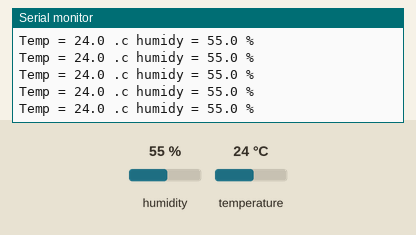
Simulated run of this program. Board: ATmega328P, built with avr-gcc and emulated at 16 MHz. Shown: the last lines printed to the serial monitor. Wiring (inferred from the names in the program): DHT11 sensor: data PD2. The inputs (shaded band) are chosen by the test bench; at power-on: temperature 24 °C, humidity 55 %.

Above: at 1.2 s.
1.3 s: temperature set to 0 °C
At 1.44 s:
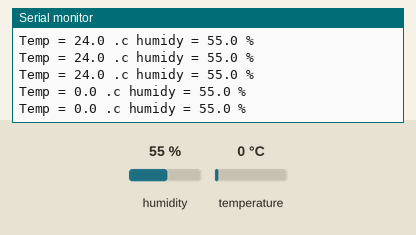
4.3 s: humidity set to 22 %
At 4.35 s:
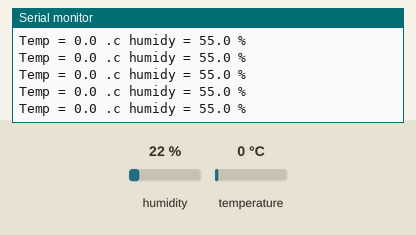
5.8 s: humidity set to 40 %
At 5.8 s:
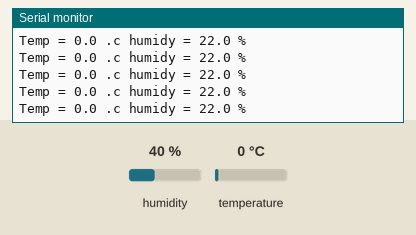
8.8 s: temperature set to 12 °C
At 8.84 s:
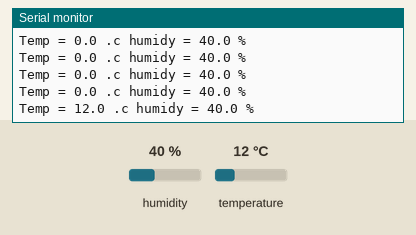
Timing chart, 0 to 11.8 s (numbered marks = the images above; inputs shaded):
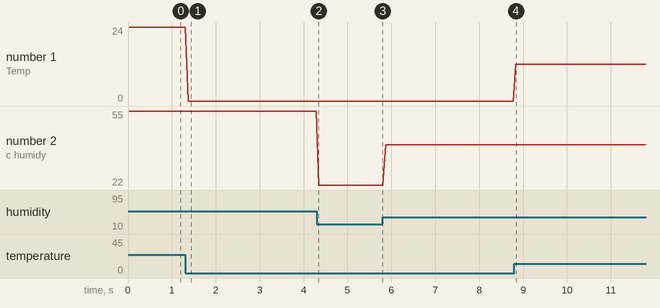

The program:

main.c
```c
#include "uart.h"
#include <avr/io.h>
#include <stdlib.h>
#include <stdio.h>
#include <util/delay.h>
#define DHT11_PIN PD2
uint8_t c=0,I_RH,D_RH,I_Temp,D_Temp,CheckSum;

void Request()				/* Microcontroller send start pulse/request */
{
	DDRD |= (1<<DHT11_PIN);
	PORTD &= ~(1<<DHT11_PIN);	/* set to low pin */
	_delay_ms(20);			/* wait for 20ms */
	PORTD |= (1<<DHT11_PIN);	/* set to high pin */
}

void Response()				/* receive response from DHT11 */
{
	DDRD &= ~(1<<DHT11_PIN);
	while(PIND & (1<<DHT11_PIN));
	while((PIND & (1<<DHT11_PIN))==0);
	while(PIND & (1<<DHT11_PIN));
}

uint8_t Receive_data()			/* receive data */
{
	for (int q=0; q<8; q++)
	{
		while((PIND & (1<<DHT11_PIN)) == 0);  /* check received bit 0 or 1 */
		_delay_us(30);
		if(PIND & (1<<DHT11_PIN))/* if high pulse is greater than 30ms */
		c = (c<<1)|(0x01);	/* then its logic HIGH */
		else			/* otherwise its logic LOW */
		c = (c<<1);
		while(PIND & (1<<DHT11_PIN));
	}
	return c;
}

int main(void)
{
	//char data[5];
	Serial_begin(9600);

	while(1)
	{
		Request();		/* send start pulse */
		Response();		/* receive response */
		I_RH=Receive_data();	/* store first eight bit in I_RH */
		D_RH=Receive_data();	/* store next eight bit in D_RH */
		I_Temp=Receive_data();	/* store next eight bit in I_Temp */
		D_Temp=Receive_data();	/* store next eight bit in D_Temp */
		CheckSum=Receive_data();/* store next eight bit in CheckSum */

		if ((I_RH + D_RH + I_Temp + D_Temp) != CheckSum)
		{
			/*lcd_gotoxy(0,0);
			lcd_print("Error");*/
			SerialPrintf("ERROR\r\n");
		}
		else
		{

			SerialPrintf("Temp = %d.%d .c humidy = %d.%d %%  \r\n",I_Temp,D_Temp,I_RH,D_RH);
		}

		_delay_ms(10);
	}
}
```

uart.c
```c
#include"uart.h"


void Serial_begin(uint32_t baud_rate)
{
	// Calculate the UBRR value based on the desired baud rate and MCU's clock frequency
	uint16_t ubrr = F_CPU /(16 * baud_rate) - 1;
	// set baud rate registers
	UBRR0H = (uint8_t)(ubrr >> 8);
	UBRR0L = (uint8_t)ubrr;
	//Set frame format: 8bits, no parity, 1 stop bits
	UCSR0C = (1U << UCSZ01) | (1U << UCSZ00);
	//Enable Transmitter and receiver
	UCSR0B = (1U << TXEN0) | (1U << RXEN0);
}

void SerialWrite(uint8_t data)
{

	//wait till transmitter buffer is empty
	while(!(UCSR0A &(1U << UDRE0))){}
   //Send the data to the UART data registers
    UDR0 =  data;
}

uint8_t SerialRead()
{
	//wait for data to be received
	while(!(UCSR0A & (1U << RXC0))){}
    return UDR0;
}

void printString(const char *str)
{
	for(uint8_t i = 0; str[i] != '\0'; i++)
	{

		SerialWrite(str[i]);
	}
}

void SerialPrintf(const char *format, ...)
{
	// Custom printf function supporting %d, %s, %c, and %f format specifier
	va_list args;
	va_start(args, format);

	char buffer[64];
	 // Use the standard C library sprintf() to handle formatting floating-point numbers
	vsprintf(buffer, format, args);

	printString(buffer);
	va_end(args);
}
```

uart.h
```c
/*
 * uart.h
 *
 * Created: 07-08-2023 09:48:03 AM
 *  Author: vingyan
 */


#ifndef UART_H_
#define UART_H_
#define F_CPU 16000000
#include <avr/io.h>
#include<stdio.h>

void Serial_begin(uint32_t baud_rate);
void SerialWrite(uint8_t data);
uint8_t SerialRead();
void printString(const char *str);
void SerialPrintf(const char *format,...);

#endif /* UART_H_ */
```

Measured:
- after the input at 1.3 s, the serial monitor: prints a new line after 0.07 s (image 1)
- after the input at 8.8 s, the serial monitor: prints a new line at once (image 4)
- plotted number 1: 24 → 0 after the input at 1.3 s, 0 → 12 after the input at 8.8 s
- plotted number 2: 55 → 22 after the input at 4.3 s, 22 → 40 after the input at 5.8 s
